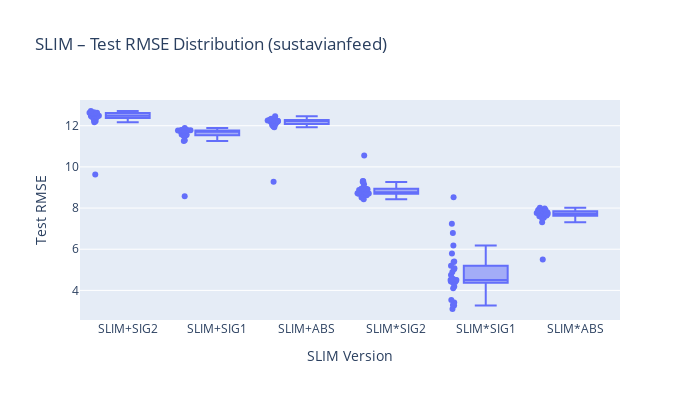

Notebook source saved alongside this figure:
### Code cell
#BOXPLOT: TEST RMSE per Version
df_csv = pd.read_csv(CSV)
df_csv['test_rmse'] = -df_csv[TEST_SCORE_COL]  # convert score to RMSE
fig1 = px.box(
    df_csv, x=VERSION_COL, y='test_rmse', points='all',
    title=f"SLIM – Test RMSE Distribution ({DATASET})"
)
fig1.update_layout(width=700, height=400,
                   xaxis_title="SLIM Version", yaxis_title="Test RMSE")
fig1.show()

### Figure 1 — Plotly figure (JSON) as saved in the notebook; plotly's stock layout.template omitted (floating-point values rounded to 4 significant figures; data arrays with more than 128 entries replaced by an {"elided": "..."} marker saying what was removed)
{"data": [{"alignmentgroup": "True", "boxpoints": "all", "hovertemplate": "param_slim_version=%{x}<br>test_rmse=%{y}<extra></extra>", "legendgroup": "", "marker": {"color": "#636efa"}, "name": "", "notched": false, "offsetgroup": "", "orientation": "v", "showlegend": false, "type": "box", "x": {"elided": "180 str values"}, "x0": " ", "xaxis": "x", "y": {"elided": "180 float values"}, "y0": " ", "yaxis": "y"}], "layout": {"boxmode": "group", "height": 400, "legend": {"tracegroupgap": 0}, "title": {"text": "SLIM – Test RMSE Distribution (sustavianfeed)"}, "width": 700, "xaxis": {"anchor": "y", "domain": [0, 1], "title": {"text": "SLIM Version"}}, "yaxis": {"anchor": "x", "domain": [0, 1], "title": {"text": "Test RMSE"}}}}
